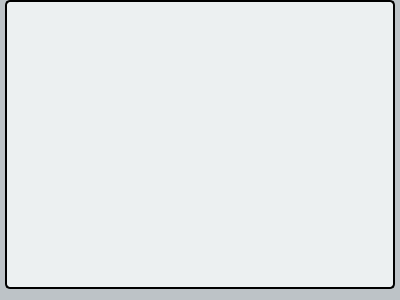
<?xml version="1.0" encoding="UTF-8"?>
<ui version="4.0">
 <class>TextEditWidget</class>
 <widget class="QWidget" name="TextEditWidget">
  <property name="geometry">
   <rect>
    <x>0</x>
    <y>0</y>
    <width>400</width>
    <height>300</height>
   </rect>
  </property>
  <property name="windowTitle">
   <string>Form</string>
  </property>
  <property name="styleSheet">
   <string notr="true">QWidget {
	background: #bdc3c7;
}

QTextEdit {
	background: #ecf0f1;
	border: 2px solid black;
	border-radius: 5px;
	margin: 0 5px;
}</string>
  </property>
  <layout class="QGridLayout" name="gridLayout">
   <property name="leftMargin">
    <number>0</number>
   </property>
   <property name="topMargin">
    <number>0</number>
   </property>
   <property name="rightMargin">
    <number>0</number>
   </property>
   <item row="0" column="0">
    <widget class="QTextEdit" name="textEdit"/>
   </item>
  </layout>
 </widget>
 <resources/>
 <connections/>
</ui>
